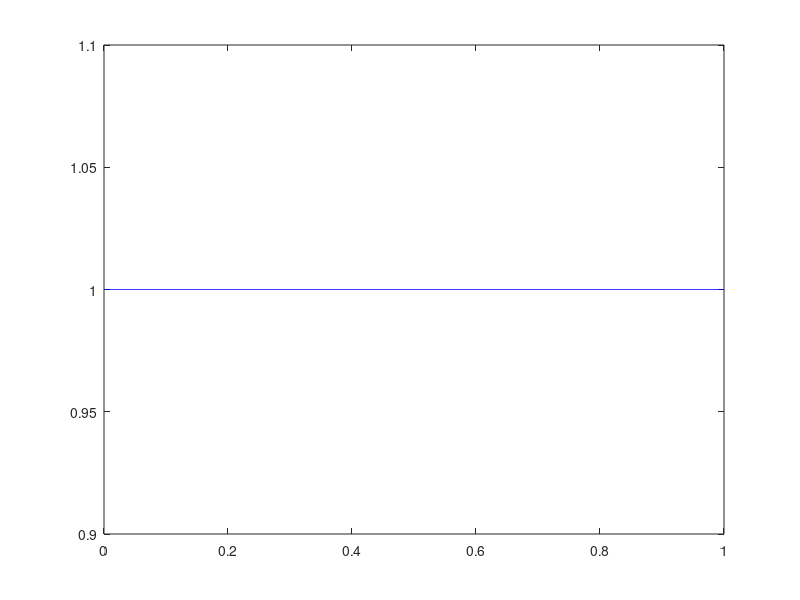

This chart was generated by the following MATLAB code: (Note: this script raises an error after producing the figure.)
%% Example 8.2 of Bertsekas
%
% Romeo and Juliet start dating, but Juliet will be late on any
% date by a random amount X, uniformly distributed over the interval [0, OJ. The
% parameter 0 is unknown and is modeled as the value of a random variable e,
% uniformly distributed between zero and one hour. Assuming that Juliet was late by
% an amount x on their first date, how should Romeo use this information to update
% the distribution of 8?
%
%%
close all;
clear;

% uniform prior
theta_prior_dist = makedist('Uniform', 'lower', 0, 'upper', 1);

% Select a value for theta. remember that theta is constant but unknown.
theta = .8;
% make a uniform dist. for the amount of time Juilet is late for the date
delay_dist = makedist('Uniform', 'lower', 0, 'upper', theta);

x = 0:1e-3:1;
y = pdf(theta_prior_dist, x);
p_plot = plot(x, y, 'b-');
hold on;
xline(theta, 'k--');
grid on;

tobj = title(['Converging To The Truth', newline, 'Dates Counts = 0']);


% hAxes2 = axes(gcf);
% hold on;
% L1 = plot(nan, nan, 'b-');
% L2 = plot(nan, nan, 'r--');
% lgd = legend(hAxes2, [L1, L2], {'Posterior PDF', ['True Value of p = ', num2str(p)]}, ...
%     'Location', 'northeast', 'Box', 'on', 'AutoUpdate', 'off');
% 
% set(hAxes2, 'Visible', 'off');
% set(gcf,'defaultLegendAutoUpdate','off');


% Number of tosses
N = 1000;
x_vec = zeros(N, 1);
x_max = 0;

x_lim_min = .78;
x_lim_max = .82;

xlim([x_lim_min, x_lim_max]);
for i=1:N

    % Arrange a date
    delay = random(delay_dist);
    x_vec(i) = delay;
    x_max = max(x_vec);

    c = 1/integral(@(t)t.^(-i), x_max, 1);
%     theta_vec = 0:1e-4:1;
    theta_vec = x_lim_min:1e-4:x_lim_max;

    pdf_x = @(x) c*(theta_vec.^(-i)).*(x>=x_max) + 0.*(x<x_max);
    expectation_integrand = @(x) c*x.*(x.^(-i));
    EX = integral(expectation_integrand, x_max, 1);

    set(p_plot, 'XData', theta_vec, 'YData', pdf_x(theta_vec));

    tobj.String = ['Converging To The Truth', newline, 'Dates Counts = ', num2str(i), ...
        newline, 'EX = ', num2str(EX)];

    pause(.01);
end
